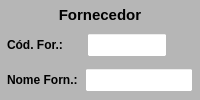
           <widget class="QWidget" name="widget_Cor1" native="true">
            <property name="minimumSize">
             <size>
              <width>0</width>
              <height>0</height>
             </size>
            </property>
            <property name="maximumSize">
             <size>
              <width>16777215</width>
              <height>16777215</height>
             </size>
            </property>
            <property name="styleSheet">
             <string notr="true">background-color: rgb(182, 182, 182);</string>
            </property>
            <layout class="QVBoxLayout" name="verticalLayout_4">
             <property name="spacing">
              <number>2</number>
             </property>
             <property name="leftMargin">
              <number>2</number>
             </property>
             <property name="topMargin">
              <number>2</number>
             </property>
             <property name="rightMargin">
              <number>2</number>
             </property>
             <property name="bottomMargin">
              <number>2</number>
             </property>
             <item>
              <widget class="QLabel" name="label_2">
               <property name="minimumSize">
                <size>
                 <width>0</width>
                 <height>20</height>
                </size>
               </property>
               <property name="maximumSize">
                <size>
                 <width>16777215</width>
                 <height>20</height>
                </size>
               </property>
               <property name="font">
                <font>
                 <pointsize>11</pointsize>
                 <weight>75</weight>
                 <bold>true</bold>
                </font>
               </property>
               <property name="text">
                <string>Fornecedor</string>
               </property>
               <property name="alignment">
                <set>Qt::AlignCenter</set>
               </property>
              </widget>
             </item>
             <item>
              <widget class="QWidget" name="widget_8" native="true">
               <property name="minimumSize">
                <size>
                 <width>0</width>
                 <height>30</height>
                </size>
               </property>
               <property name="maximumSize">
                <size>
                 <width>16777215</width>
                 <height>30</height>
                </size>
               </property>
               <property name="styleSheet">
                <string notr="true"/>
               </property>
               <layout class="QHBoxLayout" name="horizontalLayout_4">
                <property name="spacing">
                 <number>5</number>
                </property>
                <property name="leftMargin">
                 <number>5</number>
                </property>
                <property name="topMargin">
                 <number>3</number>
                </property>
                <property name="rightMargin">
                 <number>5</number>
                </property>
                <property name="bottomMargin">
                 <number>3</number>
                </property>
                <item>
                 <widget class="QLabel" name="label_25">
                  <property name="minimumSize">
                   <size>
                    <width>75</width>
                    <height>0</height>
                   </size>
                  </property>
                  <property name="maximumSize">
                   <size>
                    <width>75</width>
                    <height>16777215</height>
                   </size>
                  </property>
                  <property name="font">
                   <font>
                    <pointsize>9</pointsize>
                    <weight>75</weight>
                    <bold>true</bold>
                   </font>
                  </property>
                  <property name="text">
                   <string>Cód. For.:</string>
                  </property>
                  <property name="alignment">
                   <set>Qt::AlignLeading|Qt::AlignLeft|Qt::AlignVCenter</set>
                  </property>
                 </widget>
                </item>
                <item>
                 <widget class="QLineEdit" name="line_CodForn">
                  <property name="sizePolicy">
                   <sizepolicy hsizetype="Preferred" vsizetype="Preferred">
                    <horstretch>0</horstretch>
                    <verstretch>0</verstretch>
                   </sizepolicy>
                  </property>
                  <property name="maximumSize">
                   <size>
                    <width>80</width>
                    <height>16777215</height>
                   </size>
                  </property>
                  <property name="font">
                   <font>
                    <pointsize>9</pointsize>
                    <weight>50</weight>
                    <bold>false</bold>
                   </font>
                  </property>
                  <property name="styleSheet">
                   <string notr="true">background-color: rgb(255, 255, 255);</string>
                  </property>
                  <property name="text">
                   <string/>
                  </property>
                  <property name="alignment">
                   <set>Qt::AlignCenter</set>
                  </property>
                 </widget>
                </item>
                <item>
                 <widget class="QLabel" name="label_16">
                  <property name="text">
                   <string/>
                  </property>
                 </widget>
                </item>
               </layout>
              </widget>
             </item>
             <item>
              <widget class="QWidget" name="widget_18" native="true">
               <property name="minimumSize">
                <size>
                 <width>0</width>
                 <height>30</height>
                </size>
               </property>
               <property name="maximumSize">
                <size>
                 <width>16777215</width>
                 <height>30</height>
                </size>
               </property>
               <property name="styleSheet">
                <string notr="true"/>
               </property>
               <layout class="QHBoxLayout" name="horizontalLayout_12">
                <property name="spacing">
                 <number>5</number>
                </property>
                <property name="leftMargin">
                 <number>5</number>
                </property>
                <property name="topMargin">
                 <number>3</number>
                </property>
                <property name="rightMargin">
                 <number>5</number>
                </property>
                <property name="bottomMargin">
                 <number>3</number>
                </property>
                <item>
                 <widget class="QLabel" name="label_29">
                  <property name="maximumSize">
                   <size>
                    <width>75</width>
                    <height>16777215</height>
                   </size>
                  </property>
                  <property name="font">
                   <font>
                    <pointsize>9</pointsize>
                    <weight>75</weight>
                    <bold>true</bold>
                   </font>
                  </property>
                  <property name="text">
                   <string>Nome Forn.:</string>
                  </property>
                  <property name="alignment">
                   <set>Qt::AlignLeading|Qt::AlignLeft|Qt::AlignVCenter</set>
                  </property>
                 </widget>
                </item>
                <item>
                 <widget class="QLineEdit" name="line_NomeForn">
                  <property name="sizePolicy">
                   <sizepolicy hsizetype="Preferred" vsizetype="Preferred">
                    <horstretch>0</horstretch>
                    <verstretch>0</verstretch>
                   </sizepolicy>
                  </property>
                  <property name="font">
                   <font>
                    <pointsize>9</pointsize>
                    <weight>50</weight>
                    <bold>false</bold>
                   </font>
                  </property>
                  <property name="styleSheet">
                   <string notr="true">background-color: rgb(255, 255, 255);</string>
                  </property>
                  <property name="text">
                   <string/>
                  </property>
                  <property name="alignment">
                   <set>Qt::AlignLeading|Qt::AlignLeft|Qt::AlignVCenter</set>
                  </property>
                 </widget>
                </item>
               </layout>
              </widget>
             </item>
            </layout>
           </widget>
